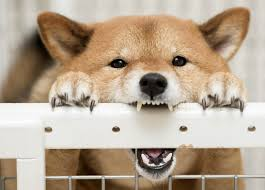
#> input picture chap2/2.4/2.4.1/image_shiba.png, 265 x 190 px
$ jupyter execute differ_x_y.ipynb
#> lines starting #> are read from the running program, lines starting #| are printed output that depends on the picture
[cell 1]
#画像を表現するクラスをロード
from PIL import Image
import numpy as np
#画像をsampleを開く
img = Image.open('../2.4.1/image_shiba.png')
#> img is the input picture: PIL image 265x190 RGB; mean R, G, B 182.3, 165.4, 145.8

# グレースケールに変換
gray_img = img.convert('L')
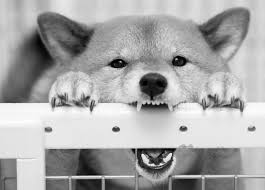
#> gray_img: PIL image 265x190 L; min 0, max 255, mean 168.2
gray_img.save('sample-gray.png')

height, width = gray_img.size
#> height = 265; width = 190
# 画像を配列に変換
img_pixels = np.array([[gray_img.getpixel((j,i)) for j in range(height)] for i in range(width)])

[cell 2]
def new_image(img, filt):

    height, width = img_pixels.shape
#> height = 190; width = 265

    new_height = height - filt.shape[0] + 1
#> new_height = 188
    new_width = width - filt.shape[1] + 1
#> new_width = 263

    new_image = np.ones(new_height * new_width).reshape((new_height, new_width))

    for i in range(new_height):
        for j in range(new_width):
            point = img[i : i + filt.shape[0], j : j + filt.shape[1]] * filt
            new_image[i, j] = np.sum(point, axis=None)
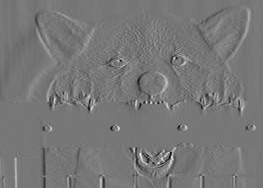
#> new_image: shape (188, 263) float64; min -101.5, max 115, mean 0.1; drawn with min black and max white
    return new_image

[cell 3]
from math import *
def gaussian(x, y, sigma):
    return 1 / (2*pi*sigma**2) * exp(-1 * (x**2 + y**2) / (2*sigma**2))
sigma = 5.0
N = 11
average_filter = np.ones(N**2).reshape((N, N)) / N**2
gaussian_filter = np.array([gaussian(x-1, y-1, sigma) for x in range(3) for y in range(3)]).reshape((3, 3))
differ_x = np.array([[0, 0, 0], [-1/2, 0, 1/2], [0,0,0]])
differ_y = np.array([[0, -1/2, 0], [0, 0, 0], [0, 1/2, 0]])

new_image_x = new_image(img_pixels, differ_x)
new_image_y = new_image(img_pixels, differ_y)
#> after the loop in new_image (call 2), `for i in range(new_height):`:
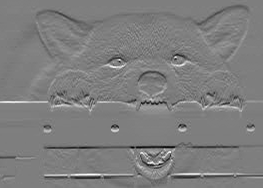
#> new_image: shape (188, 263) float64; min -111.5, max 112.5, mean -0.5; drawn with min black and max white
new_image = np.sqrt(new_image_x**2 + new_image_y**2)
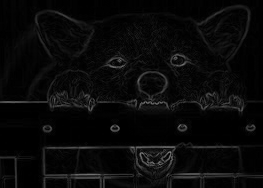
#> new_image: shape (188, 263) float64; min 0, max 127.7, mean 9.6

[cell 4]
import matplotlib.pyplot as plt
fig, axes= plt.subplots(2,2, figsize=(10,10))
axes[0][0].imshow(img_pixels, 'gray')
axes[0][1].imshow(new_image_x, 'gray')
axes[1][0].imshow(new_image_y, 'gray')
axes[1][1].imshow(new_image, 'gray')
plt.show()
